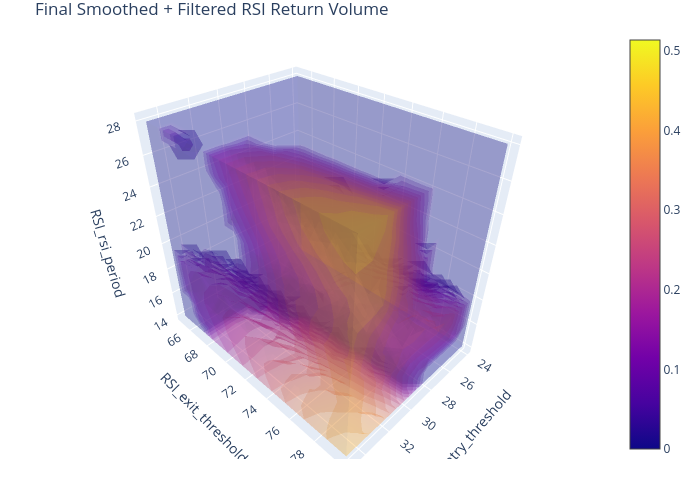

Source (notebook cell):
### Code cell
# Get all parameter combinations as tuples
index = pd.MultiIndex.from_product(
    [final_rsi, final_entry, final_exit],
    names=["RSI_rsi_period", "RSI_entry_threshold", "RSI_exit_threshold"]
)

# Flatten the smoothed grid
flat_final_values = final_cropped_grid.flatten()

# Create a Series with MultiIndex
final_series = pd.Series(flat_final_values, index=index)

fig = final_series.vbt.volume(
    x_level="RSI_entry_threshold",
    y_level="RSI_exit_threshold",
    z_level="RSI_rsi_period",
    title="Final Smoothed + Filtered RSI Return Volume",
    xaxis_title="Entry Threshold",
    yaxis_title="Exit Threshold",
    coloraxis_colorbar=dict(title="Smoothed Return")
)
fig.show()

### Figure 1 — Plotly figure (JSON) as saved in the notebook; plotly's stock layout.template omitted (floating-point values rounded to 4 significant figures; data arrays with more than 128 entries replaced by an {"elided": "..."} marker saying what was removed)
{"data": [{"colorscale": [[0, "#0d0887"], [0.1111, "#46039f"], [0.2222, "#7201a8"], [0.3333, "#9c179e"], [0.4444, "#bd3786"], [0.5556, "#d8576b"], [0.6667, "#ed7953"], [0.7778, "#fb9f3a"], [0.8889, "#fdca26"], [1, "#f0f921"]], "hovertemplate": "RSI_entry_threshold: %{x}<br>RSI_exit_threshold: %{y}<br>RSI_rsi_period: %{z}<br>value: %{value}<extra></extra>", "opacity": 0.2, "surface": {"count": 15}, "type": "volume", "uid": "68a017e2-5d7e-4a78-bc48-79e4314e8dce", "value": {"elided": "2880 float values"}, "x": {"elided": "2880 int values"}, "y": {"elided": "2880 int values"}, "z": {"elided": "2880 int values"}}], "layout": {"coloraxis": {"colorbar": {"title": {"text": "Smoothed Return"}}}, "height": 490.0, "legend": {"orientation": "h", "traceorder": "normal", "x": 1, "xanchor": "right", "y": 1.02, "yanchor": "bottom"}, "margin": {"b": 30, "l": 30, "r": 30, "t": 30}, "scene": {"xaxis": {"title": {"text": "RSI_entry_threshold"}}, "yaxis": {"title": {"text": "RSI_exit_threshold"}}, "zaxis": {"title": {"text": "RSI_rsi_period"}}}, "title": {"text": "Final Smoothed + Filtered RSI Return Volume"}, "width": 700, "xaxis": {"title": {"text": "Entry Threshold"}}, "yaxis": {"title": {"text": "Exit Threshold"}}}}
